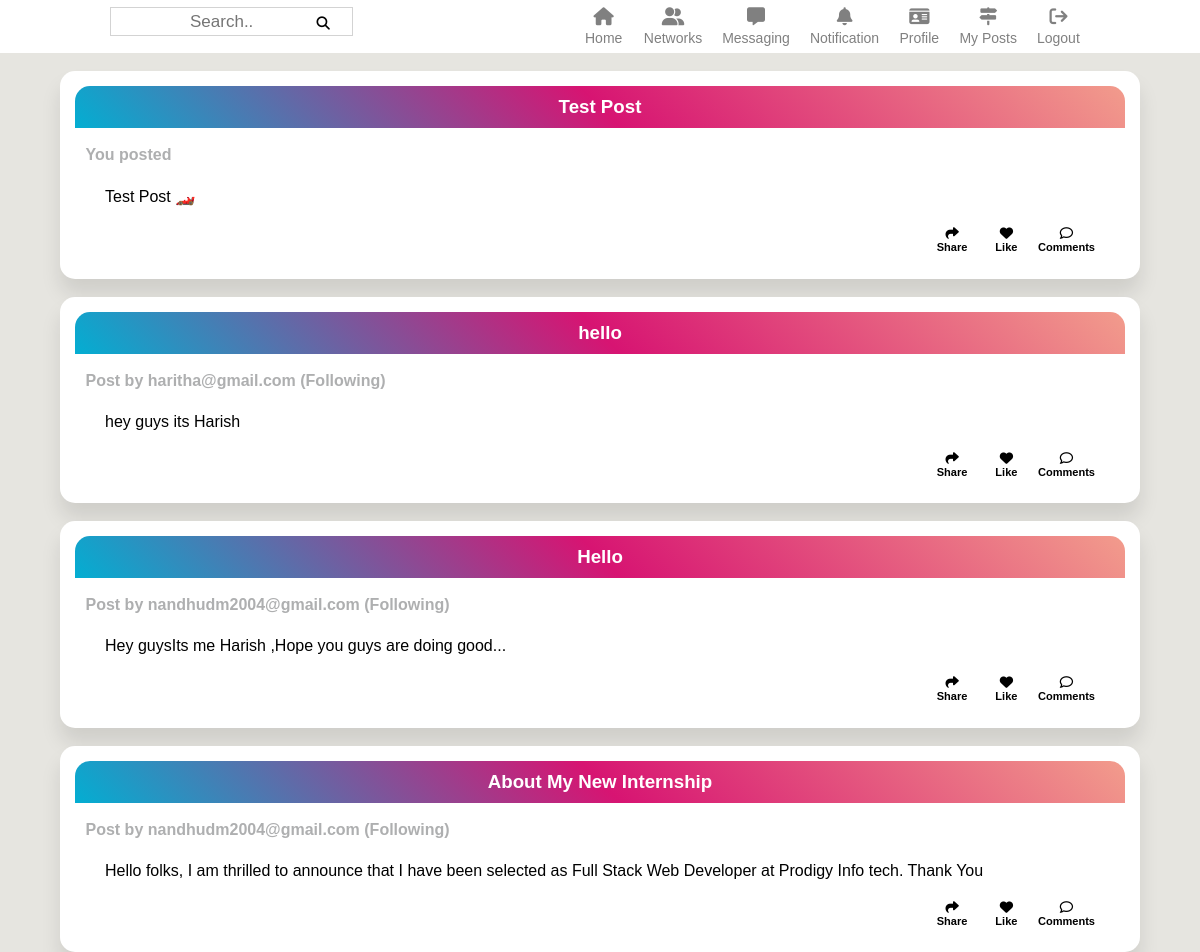
The page /index (signed in) on the database its author committed.
### tables this page shows
CREATE TABLE posts(
      Id TEXT, 
      Post_Id INTEGER PRIMARY KEY AUTOINCREMENT,
      Title TEXT,
      Content TEXT,
      FOREIGN KEY (Id) REFERENCES users(Email) );

### main.py (the view)
@app.route('/index')
def index():
    if 'name' in session:
        email = session['name']
        res = db.get_others_post(email)[::-1]
        following = db.getFollower(email)
        return render_template("index.html",where = "index",posts = res,following = following,user = email)
    else:
        return redirect(url_for('home'))

### database.py (called while the page is built)
  def get_others_post(self,email):
    c.execute(f"SELECT * FROM posts")
    result = c.fetchall()
    return result

  def getFollower(self,userId):
    c.execute(f"SELECT following from follow where user = ?",(userId,))
    restructureFollowers = []
    for i in c.fetchall():
        restructureFollowers.append(i[0])
    return restructureFollowers

### templates/index.html (shortened to what this page needs)
<!DOCTYPE html>
<html lang="en">
<head>
  <link rel="stylesheet" href="{{ url_for('static', filename='style.css') }}">
  <link rel="stylesheet" href="https://cdnjs.cloudflare.com/ajax/libs/font-awesome/5.15.4/css/all.min.css">
  <link rel="stylesheet" href="https://cdnjs.cloudflare.com/ajax/libs/font-awesome/6.1.1/css/all.min.css">
</head>
<body>
  <div class="header">
    <div class="search">
      <div class = "input-icons">
          <input class="input-field ord2" type="text" placeholder="Search.." name="search">
          <button  class = "ord1" onclick="alert('Button clicked!');"> <i class="fa fa-search icon"></i></button>
      </div>
    </div>
    <div class="search">
    <div>
      <a href="{{ url_for('index') }}" class="icon-button">
          <i class="fa-solid fa-house"></i>
          <h4>Home</h4>
      </a>
    </div>
    <div>
      <a href="{{ url_for('index') }}" class="icon-button">
        <i class="fa-solid fa-user-group"></i>
        <h4>Networks</h4>
      </a>
    </div>
    <div>
    <a href="{{ url_for('index') }}" class="icon-button">
      <i class="fa-solid fa-message"></i>
      <h4>Messaging</h4>
    </a>
    </div>
    <div>
      <a href="{{ url_for('index') }}" class="icon-button">
        <i class="fa-solid fa-bell"></i>
        <h4>Notification</h4>
      </a>
    </div>
     <div>
       <a href="/profile" class="icon-button">
         <i class="fa-solid fa-id-card"></i>
         <h4>Profile</h4>
       </a>
     </div>
       <div>
         <a href="/My_posts" class="icon-button">
         <i class="fa-solid fa-signs-post"></i>
          <h4>My Posts</h4>
         </a>
       </div>
      <div>
        <a href="/Logout" class="icon-button">
        <i class="fa-solid fa-arrow-right-from-bracket"></i>
        <h4>Logout</h4>
      </a>
      </div>
    </div>
  </div>
{%if where =="index"%}
  {% for post in posts %}
  <br>
  <div class="post_cover">
      <div class="post">
          <div class="title">
              <h3 style="text-align:center;">{{post[2]}}</h3>
          </div>
        {% if post[0] == user %}
         <a href="/profile" style="text-decoration:none">
          <h4 style="margin-left:1%;color:#aeafb0"><b>You posted</b></h4>
         </a>
        {% else %}
        <a href="/profile?userid={{post[0]}}" style="text-decoration:none">
          <h4 style="margin-left:1%;color:#aeafb0"><b>Post by {{post[0]}} {% if post[0] in following %} (Following){% endif %}</b></h4>
        </a>
        {% endif %}
        <p style="margin-top:5px;margin-left:30px;">{{post[3]}}</p>
          <form  method="POST">
            <button style="margin-top:10px;margin-left:1.5%; float: right; background-color: transparent; border: none; margin-bottom:1%;" formaction="/comments">
              <i class="fa-regular fa-comment"></i>
              <h5>Comments</h5>
              </button>
          </form>
        <button id="likeButton{{ post[1] }}" onclick="changeColor(event, {{ post[1] }})" style="float: right; background-color: transparent; border: none; margin-bottom:1%;">
            <i id="like{{ post[1] }}" class="fa-solid fa-heart"></i>
            <h5>Like</h5>
        </button>
        <button style="margin-right:2%;float: right; background-color: transparent; border: none; margin-bottom:1%;" onclick="copyPost('{{post[1]}}')">
            <i class="fa-solid fa-share"></i>
            <h5>Share</h5>
        </button>
      </div>
  </div>
  {% endfor %}
{% endif %}
</body>
</html>

### static/style.css (style rules this page uses)
* { margin: 0; padding: 0; box-sizing: border-box; font-family: 'Poppins', sans-serif; }
body { background:#e6e5e0; }
.header { display:flex; flex-direction:row; justify-content:space-around; background:white; }
.header .search { margin:7px; display:flex; flex-direction:row; }
i { margin-left: 10px; margin-right: 10px; }
a { text-decoration: none; margin-left: 10px; margin-right: 10px; }
.icon-button { display: flex; flex-direction: column; align-items: center; background: none; border: none; cursor: pointer; text-align: center; transition: color 0.3s; }
.icon-button i { font-size: 18px; color: grey; transition: color 0.3s; }
.icon-button h4 { margin-top: 5px; font-size: 14px; color: grey; transition: color 0.3s; font-weight: normal; }
input { height: 100%; width: 170%; outline: none; font-size: 17px; padding-right: 20px; border: 1px solid lightgrey; text-align: center; }
.input-icons { width: 100%; heigth:100%; display: flex; align-items: flex-start; flex-direction:row; position: relative; margin-bottom: 10px; }
.input-icons button { position: absolute; top: 0; right: 0; border: none; background-color: transparent; cursor: pointer; }
.icon { padding: 10px; min-width: 40px; }
.post { padding:15px 15px 15px 15px; width: 850px; border-radius: 15px 15px 15px 15px; background:white; box-shadow: 0px 15px 20px rgba(0,0,0,0.1); }
.post_cover { display: flex; justify-content: center; align-items:center; }
.post form { padding: 10px 30px 10px 30px; color:black; center; align-items:center; }
.post .title { padding: 10px 10px 10px 10px; color: #fff; border-radius: 15px 15px 0px 0px; background: linear-gradient(45deg, #03AED2, #d71472,#f29c8c); }
@media (max-width: 1200px) { .wrapper, .post { width: 90%; } }

### rows shown on the page
posts: Title "Test Post", shows "You posted", Content "Test Post 🏎️"
posts: Title "hello", Id "haritha@gmail.com", shows "(Following)", Content "hey guys its Harish"
posts: Title "Hello", Id "nandhudm2004@gmail.com", shows "(Following)", Content "Hey guysIts me Harish ,Hope you guys are doing good..."
posts: Title "About My New Internship", Id "nandhudm2004@gmail.com", shows "(Following)", Content "Hello folks, I am thrilled to announce that I have been selected as Full Stack Web Developer at Prodigy Info tech. Thank You"
